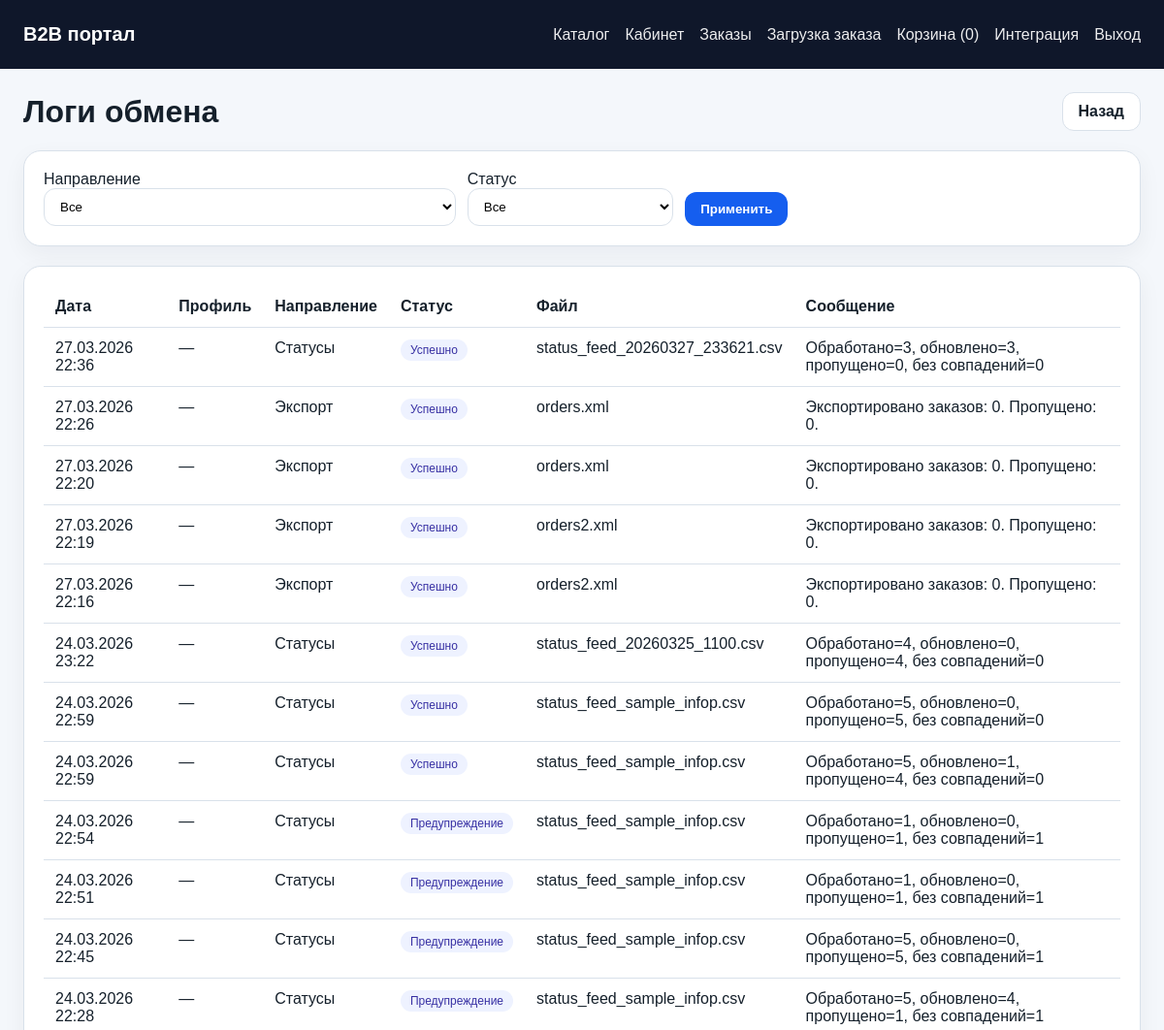
/integrations/logs/ (signed in, upper part), run on an earlier commit of the app's database.
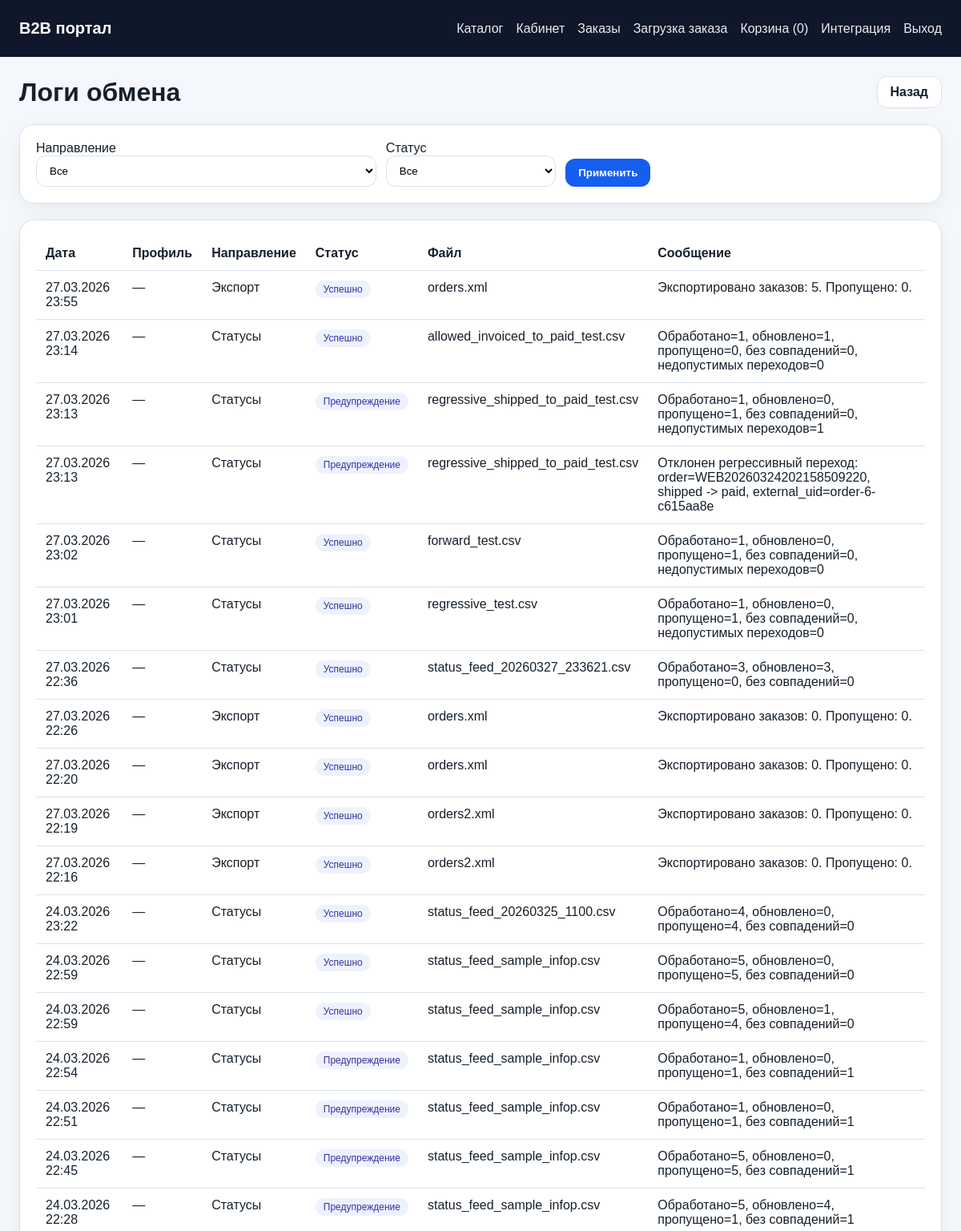
And on a later commit of the database.
### apps/integrations/models.py (models this page shows, shortened)
class ExchangeLog(models.Model):
    DIRECTION_CHOICES = [('import', 'Импорт'), ('export', 'Экспорт'), ('status', 'Статусы'), ('system', 'Система')]
    STATUS_CHOICES = [('ok', 'Успешно'), ('warning', 'Предупреждение'), ('error', 'Ошибка')]
    profile = models.ForeignKey(
        IntegrationProfile,
        verbose_name='Профиль',
        on_delete=models.SET_NULL,
        blank=True,
        null=True,
        related_name='logs',
    )
    batch = models.ForeignKey(
        ExchangeBatch,
        verbose_name='Пакет',
        on_delete=models.SET_NULL,
        blank=True,
        null=True,
        related_name='logs',
    )
    direction = models.CharField('Направление', max_length=16, choices=DIRECTION_CHOICES)
    source = models.CharField('Источник', max_length=255)
    file_name = models.CharField('Файл', max_length=500, blank=True)
    status = models.CharField('Статус', max_length=16, choices=STATUS_CHOICES)
    message = models.TextField('Сообщение')
    payload_excerpt = models.TextField('Фрагмент', blank=True)
    started_at = models.DateTimeField('Начало', blank=True, null=True)
    finished_at = models.DateTimeField('Окончание', blank=True, null=True)
    created_at = models.DateTimeField('Создано', auto_now_add=True)
    class Meta:
        verbose_name = 'Лог обмена'
        verbose_name_plural = 'Логи обмена'
        ordering = ['-created_at']

### apps/portal/views.py (the view)
# urls.py: path('integrations/logs/', views.exchange_log_list, name='exchange-log-list'),
@staff_member_required
def exchange_log_list(request):
    qs = ExchangeLog.objects.select_related('profile').all()
    status = request.GET.get('status', '').strip()
    direction = request.GET.get('direction', '').strip()
    if status:
        qs = qs.filter(status=status)
    if direction:
        qs = qs.filter(direction=direction)
    return render(request, 'portal/exchange_log_list.html', {
        'logs': qs[:200],
        'status_filter': status,
        'direction_filter': direction,
    })

### apps/portal/cart.py (called while the page is built)
    def count(self):
        return len(self.data)

### apps/portal/context_processors.py (called while the page is built)
def portal_context(request):
    cart = SessionCart(request)
    profile = getattr(getattr(request, 'user', None), 'company_profile', None)
    return {
        'portal_cart_count': cart.count(),
        'portal_company': getattr(profile, 'company', None),
    }

### templates/portal/exchange_log_list.html (shortened to what this page needs)
{% extends "base.html" %}
{% block content %}
<div class="between" style="margin-bottom:20px;">
    <h1 style="margin:0;">Логи обмена</h1>
    <a class="button secondary" href="{% url 'portal:integration-dashboard' %}">Назад</a>
</div>
<div class="card" style="margin-bottom:20px;">
    <form method="get" class="filters">
        <div>
            <label for="direction">Направление</label>
            <select name="direction" id="direction">
                <option value="">Все</option>
            </select>
        </div>
        <div>
            <label for="status">Статус</label>
            <select name="status" id="status">
                <option value="">Все</option>
            </select>
        </div>
        <div style="align-self:end;">
            <button type="submit">Применить</button>
        </div>
    </form>
</div>
<div class="card">
    <table>
        <thead>
            <tr>
                <th>Дата</th>
                <th>Профиль</th>
                <th>Направление</th>
                <th>Статус</th>
                <th>Файл</th>
                <th>Сообщение</th>
            </tr>
        </thead>
        <tbody>
        {% for log in logs %}
            <tr>
                <td>{{ log.created_at|date:"d.m.Y H:i" }}</td>
                <td>{{ log.profile|default:"—" }}</td>
                <td>{{ log.get_direction_display }}</td>
                <td><span class="pill">{{ log.get_status_display }}</span></td>
                <td>{{ log.file_name|default:"—" }}</td>
                <td>{{ log.message }}</td>
            </tr>
        {% empty %}
            <tr><td colspan="6" class="muted">По выбранным фильтрам ничего нет.</td></tr>
        {% endfor %}
        </tbody>
    </table>
</div>
{% endblock %}

What changed in the data, as far as the page shows it:
added ExchangeLog: created_at "27.03.2026 23:55", profile "—", direction "Экспорт", status "Успешно", file_name "orders.xml", message "Экспортировано заказов: 5. Пропущено: 0."
added ExchangeLog: created_at "27.03.2026 23:14", profile "—", direction "Статусы", status "Успешно", file_name "allowed_invoiced_to_paid_test.csv", message "Обработано=1, обновлено=1, пропущено=0, без совпадений=0, недопустимых переходов=0"
added ExchangeLog: created_at "27.03.2026 23:13", profile "—", direction "Статусы", status "Предупреждение", file_name "regressive_shipped_to_paid_test.csv", message "Обработано=1, обновлено=0, пропущено=1, без совпадений=0, недопустимых переходов=1"
added ExchangeLog: created_at "27.03.2026 23:13", profile "—", direction "Статусы", status "Предупреждение", file_name "regressive_shipped_to_paid_test.csv", message "Отклонен регрессивный переход: order=WEB20260324202158509220, shipped -> paid, external_uid=order-6-c615aa8e"
added ExchangeLog: created_at "27.03.2026 23:02", profile "—", direction "Статусы", status "Успешно", file_name "forward_test.csv", message "Обработано=1, обновлено=0, пропущено=1, без совпадений=0, недопустимых переходов=0"
added ExchangeLog: created_at "27.03.2026 23:01", profile "—", direction "Статусы", status "Успешно", file_name "regressive_test.csv", message "Обработано=1, обновлено=0, пропущено=1, без совпадений=0, недопустимых переходов=0"
